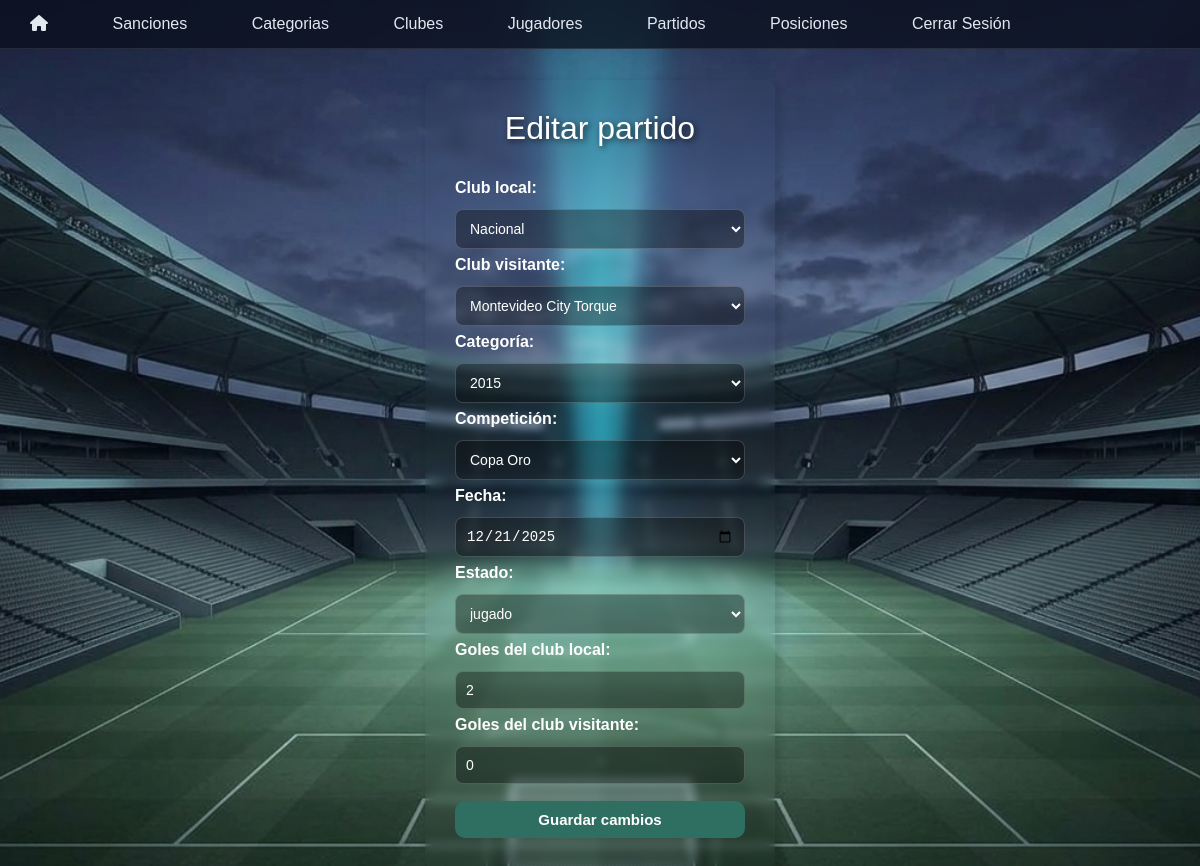
Page /fixture/editarPartido.php?id=4 (signed in) on the committed database.
### tables this page shows
CREATE TABLE `partidos` (
  `id` int(11) NOT NULL,
  `id_club_local` int(11) NOT NULL,
  `id_club_visitante` int(11) NOT NULL,
  `id_categoria` int(11) NOT NULL,
  `fecha` date DEFAULT NULL,
  `estado` varchar(20) NOT NULL DEFAULT 'sin_fecha',
  `goles_local` int(11) DEFAULT NULL,
  `goles_visitante` int(11) DEFAULT NULL,
  `id_competicion` int(11) NOT NULL DEFAULT 1
);

CREATE TABLE `club` (
  `id` int(11) NOT NULL,
  `nombre` varchar(100) NOT NULL,
  `logo` varchar(255) DEFAULT NULL,
  `activo` tinyint(1) NOT NULL DEFAULT 1,
  `presidente` text NOT NULL,
  `estadio` varchar(70) NOT NULL,
  `fundacion` int(11) NOT NULL
);

CREATE TABLE `categorias` (
  `id` int(11) NOT NULL,
  `año` varchar(45) NOT NULL,
  `activo` tinyint(1) NOT NULL DEFAULT 1
);

CREATE TABLE `competicion` (
  `id` int(11) NOT NULL,
  `nombre` varchar(50) NOT NULL
);

### fixture/editarPartido.php (the view, shortened to what this page needs)
<?php
require_once __DIR__ . "/../conexion.php";
$id = (int) $_GET["id"];
$sql = "SELECT * FROM partidos WHERE id = $id";
$resultado = mysqli_query($conn, $sql);
$partido = mysqli_fetch_assoc($resultado);
$sqlClubes = "SELECT * FROM club WHERE activo = 1 OR id = " . $partido['id_club_local'] . " OR id = " . $partido['id_club_visitante'];
$resultadoClubes = mysqli_query($conn, $sqlClubes);
$resultadoCategorias = mysqli_query($conn, "SELECT * FROM categorias");
$resultadoCompeticiones = mysqli_query($conn, "SELECT * FROM competicion");
?>
<!DOCTYPE html>
<html lang="es">
<head>
    <link rel="stylesheet" href="partidos.css">
</head>
<body>
<header>
    <?php include "../nav/nav.php"; ?>
</header>
<div class="Casilla">
    <form action="editarPartido.php?id=<?php echo $id; ?>" method="post">
        <h1 class="tituloPartidos">Editar partido</h1>
        <label for="EquipoLocal">Club local:</label>
        <select name="EquipoLocal" id="EquipoLocal" required>
            <?php while ($club = mysqli_fetch_assoc($resultadoClubes)) { ?>
                <option value="<?php echo $club['id']; ?>"
                    <?php if ($club['id'] == $partido['id_club_local']) {
                        echo "selected";
                    } ?>>
                    <?php echo htmlspecialchars($club['nombre']); ?>
                </option>
            <?php } ?>
        </select>
        <?php
        $resultadoClubes = mysqli_query($conn, $sqlClubes);
        ?>
        <label for="EquipoVisitante">Club visitante:</label>
        <select name="EquipoVisitante" id="EquipoVisitante" required>
            <?php while ($club = mysqli_fetch_assoc($resultadoClubes)) { ?>
                <option value="<?php echo $club['id']; ?>"
                    <?php if ($club['id'] == $partido['id_club_visitante']) {
                        echo "selected";
                    } ?>>
                    <?php echo htmlspecialchars($club['nombre']); ?>
                </option>
            <?php } ?>
        </select>
        <label for="Categoria">Categoría:</label>
        <select name="Categoria" id="Categoria" required>
            <?php while ($categoria = mysqli_fetch_assoc($resultadoCategorias)) { ?>
                <option value="<?php echo $categoria['id']; ?>"
                    <?php if ($categoria['id'] == $partido['id_categoria']) {
                        echo "selected";
                    } ?>>
                    <?php echo htmlspecialchars($categoria['año']); ?>
                </option>
            <?php } ?>
        </select>
        <label for="Competicion">Competición:</label>
        <select name="Competicion" id="Competicion" required>
            <?php while ($competicion = mysqli_fetch_assoc($resultadoCompeticiones)) { ?>
                <option value="<?php echo $competicion['id']; ?>"
                    <?php if ($competicion['id'] == $partido['id_competicion']) {
                        echo "selected";
                    } ?>>
                    <?php echo htmlspecialchars($competicion['nombre']); ?>
                </option>
            <?php } ?>
        </select>
        <label for="fecha">Fecha:</label>
        <input type="date" name="fecha" id="fecha"
            value="<?php
            if ($partido['fecha'] != NULL) {
                echo htmlspecialchars($partido['fecha']);
            }
            ?>">
        <label for="estado">Estado:</label>
        <select name="estado" id="estado" required>
            <?php
            $estados = array(
                "sin_fecha",
                "programado",
                "jugado",
                "pendiente",
                "suspendido"
            );
            foreach ($estados as $opcion) {
                if ($opcion == $partido['estado']) {
                    echo "<option value='$opcion' selected>$opcion</option>";
                } else {
                    echo "<option value='$opcion'>$opcion</option>";
                }
            }
            ?>
        </select>
        <label for="goles_local">Goles del club local:</label>
        <input type="number" min="0" name="goles_local" id="goles_local"
            value="<?php
            if ($partido['goles_local'] !== NULL) {
                echo $partido['goles_local'];
            }
            ?>">
        <label for="goles_visitante">Goles del club visitante:</label>
        <input type="number" min="0" name="goles_visitante" id="goles_visitante"
            value="<?php
            if ($partido['goles_visitante'] !== NULL) {
                echo $partido['goles_visitante'];
            }
            ?>">
        <input class="Agregar" type="submit" value="Guardar cambios">
    </form>
</div>
</body>
</html>

### fixture/partidos.css (style rules this page uses)
body { margin: 0; font-family: Arial, Helvetica, sans-serif; background-image: url("../imagenes/BG.png"); background-size: cover; background-position: center; background-attachment: fixed; }
header { min-height: 50px; }
.Casilla { display: flex; flex-direction: column; align-items: center; width: 350px; box-sizing: border-box; margin: 30px auto; padding: 30px; border-radius: 8px; box-shadow: 3px 3px 6px 3px rgba(0, 0, 0, 0.1); backdrop-filter: blur(5px); }
.Casilla form { display: flex; flex-direction: column; align-items: center; width: 100%; gap: 7px; }
.tituloPartidos { font-weight: normal; text-align: center; color: white; text-shadow:2px 2px 6px rgba(0,0,0,.7); margin: 0 0 25px; }
.Casilla label { align-self: flex-start; font-weight: bold; color: white; margin-bottom: 5px; }
.Casilla input[type="date"], .Casilla input[type="number"], .Casilla select { width:100%; box-sizing:border-box; padding:10px; border:1px solid rgba(255, 255, 255, 0.18); color: white; border-radius:8px; background:rgba(0, 0, 0, 0.35); font-size:14px; outline:none; transition:.3s; display: block; box-sizing: border-box; }
.Casilla .Agregar { width: 100%; padding: 10px; margin-top: 10px; border: none; border-radius: 10px; background: #2F6F62; color: white; font-size: 15px; font-weight: bold; cursor: pointer; transition: .3s; }

### rows in the picture
partidos: EquipoLocal "Nacional", EquipoVisitante "Montevideo City Torque", Categoria "2015", Competicion "Copa Oro", fecha "12/21/2025", estado "jugado", goles_local "2", goles_visitante "0"
